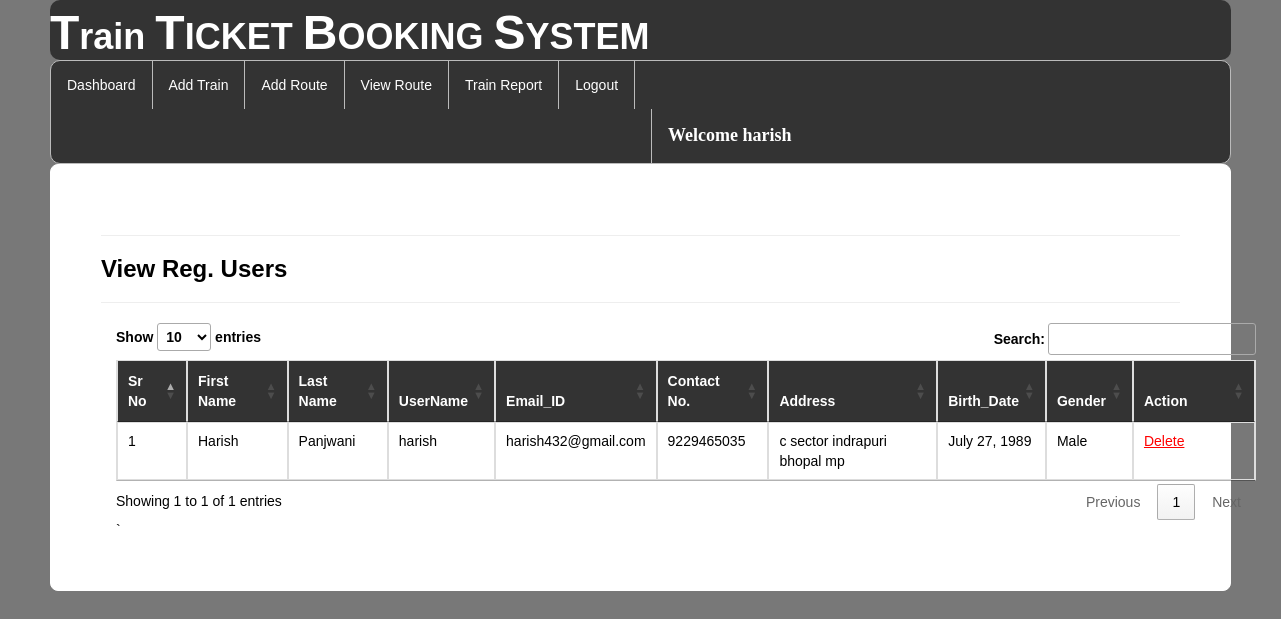
The app's page /view_regusers/ (signed in) with its own data.
### railway/models.py (models this page shows, shortened)
class Register(models.Model):
    user = models.ForeignKey(User,on_delete=models.CASCADE,null=True)
    mobile = models.CharField(max_length=10,null=True)
    add = models.CharField(max_length=100,null=True)
    dob = models.DateField(null=True)
    gender = models.CharField(max_length=10,null=True)

### railway/views.py (the view)
# urls.py: path('view_regusers/', view_regusers, name="view_regusers"),
def view_regusers(request):
    if not request.user.is_authenticated:
        return redirect('login')
    data=Register.objects.filter(user__is_staff=False)
    d={"data":data}
    return render(request,"view_regusers.html",d)

### railway/templates/view_regusers.html (shortened to what this page needs)
{% extends 'navigation3.html' %}
{% load static %}
{% block b %}
<div style="color:Black;border:1px solid white;border-radius:8px;background-color:white;padding:50px">
<hr><h3><strong>View Reg. Users</strong></h3><hr>
    <div class="container">
<table class="noteCard table table-bordered" id="myTable">
  <thead style="color:white;background-color:#333">
  <tr>
    <th>Sr No</th>
    <th>First Name</th>
      <th>Last Name</th>
      <th>UserName</th>
    <th>Email_ID</th>
    <th>Contact No.</th>
       <th>Address</th>
    <th>Birth_Date</th>
    <th>Gender</th>
    <th>Action</th>
  </tr>
  </thead>
   <tbody>
    {% for i in data %}
  <tr>
    <td>{{forloop.counter}}</td>
    <td>{{i.user.first_name}}</td>
    <td>{{i.user.last_name}}</td>
    <td>{{i.user.username}}</td>
      <td>{{i.user.email}}</td>
      <td>{{i.mobile}}</td>
      <td>{{i.add}}</td>
      <td>{{i.dob}}</td>
      <td>{{i.gender}}</td>
    <td style="width:100px">
   <a href="{% url 'delete_user' i.user.id %}" onclick="return confirm('Do you really want to Delete ?');" style="color:red"><u>Delete</u></a></td>
  </tr>
    {% endfor %}
    </tbody>
</table>`
 </div>
</div>
{% endblock %}

### railway/templates/navigation3.html (shortened to what this page needs)
{% extends 'head.html' %}
{% load static %}
{% block body %}
<link rel = stylesheet href = "//cdn.datatables.net/1.10.19/css/jquery.dataTables.min.css">
<ul class="id2">
  <li id="id1"><a href="{% url 'admindashboard' %}">Dashboard</a></li>
  <li id="id1"><a href="{% url 'add_train' %}">Add Train</a></li>
  <li id="id1"><a href="{% url 'add_route' %}">Add Route</a></li>
  <li id="id1"><a href="{% url 'availableroute' %}">View Route</a></li>
  <li id="id1"><a href="{% url 'view_train'%}">Train Report</a></li>
  <li id="id1"><a href="{% url 'log_out' %}">Logout</a></li>
      <li id="id2" style="margin-left:600px"><a href="" style="color:white"><strong style="font-size:18px;font-family:cursive">Welcome {{request.user.username}}</strong></a></li>
</ul>
{% block b %}
{% endblock %}
{% endblock %}

### railway/templates/navigation3.html (style rules this page uses)
.id2 { list-style-type: none; margin: 0; padding: 0; overflow: hidden; background-color: #333; border-radius:10px; border:1px solid #bbb; }
#id1 { float: left; border-right:1px solid #bbb; }
#id2 { float: left; border-left:1px solid #bbb; }
li:last-child { border-right: none; }
li a { display: block; color: white; text-align: center; padding: 14px 16px; text-decoration: none; }
body { font-family: Arial, Helvetica, sans-serif; }

### records on screen
Register: user.first_name "Harish", user.last_name "Panjwani", user.username "harish", user.email "harish432@gmail.com", mobile "9229465035", add "c sector indrapuri bhopal mp", dob "July 27, 1989", gender "Male"

### other values on screen
{{ request.user.username }} "harish"
